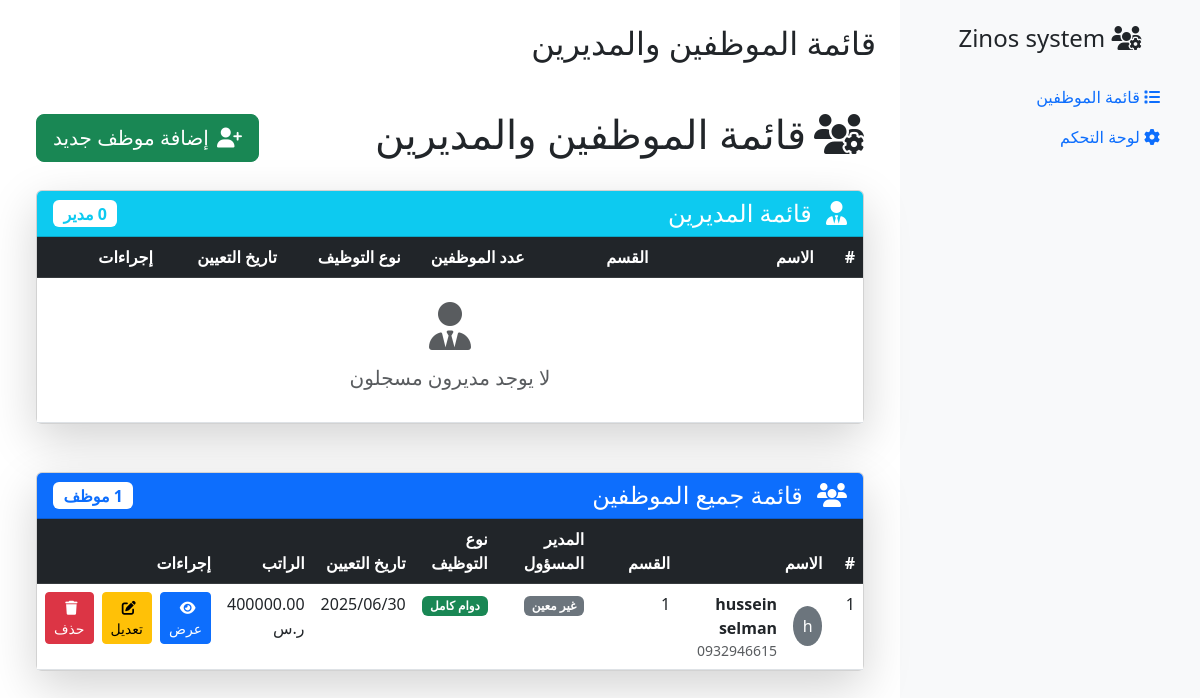
Screenshot of /employees/ (signed in) with the database file from the repository.
### employees/models.py (models this page shows, shortened)
class Employee(models.Model):
    EMPLOYEE_TYPES = [
        ('FT', 'دوام كامل'),
        ('PT', 'دوام جزئي'),
        ('CT', 'عقد'),
    ]
    name = models.CharField(max_length=100, verbose_name="اسم الموظف")
    department = models.ForeignKey(
        Department,
        on_delete=models.SET_NULL,
        null=True,
        blank=True,
        verbose_name="القسم"
    )
    employee_type = models.CharField(
        max_length=2,
        choices=EMPLOYEE_TYPES,
        default='FT',
        verbose_name="نوع التوظيف"
    )
    salary = models.DecimalField(
        max_digits=10,
        decimal_places=2,
        default=0,
        verbose_name="الراتب الأساسي"
    )
    hire_date = models.DateField(
        null=True,
        blank=True,
        verbose_name="تاريخ التعيين"
    )
    phone = models.CharField(
        max_length=20,
        blank=True,
        verbose_name="رقم الهاتف"
    )
    email = models.EmailField(
        blank=True,
        verbose_name="البريد الإلكتروني"
    )
    address = models.TextField(
        blank=True,
        verbose_name="العنوان"
    )
    manager = models.ForeignKey(
        'self',
        on_delete=models.SET_NULL,
        null=True,
        blank=True,
        related_name='subordinates',
        verbose_name="المدير المسؤول"
    )
    class Meta:
        verbose_name = "موظف"
        verbose_name_plural = "الموظفون"

class Department(models.Model):
    name = models.CharField(max_length=100, verbose_name="اسم القسم")
    description = models.TextField(blank=True, verbose_name="وصف القسم")
    class Meta:
        verbose_name = "قسم"
        verbose_name_plural = "الأقسام"

### employees/views.py (the view)
# urls.py: path('', views.employee_list, name='employee_list'),
@login_required
def employee_list(request):
    employees = Employee.objects.all().select_related('department', 'manager')
    managers = Employee.objects.annotate(
        num_subordinates=Count('subordinates')
    ).filter(num_subordinates__gt=0).order_by('name')
    return render(request, 'employees/employee_list.html', {
        'employees': employees,
        'managers': managers,
        'page_title': 'قائمة الموظفين والمديرين'
    })

### templates/employees/employee_list.html (shortened to what this page needs)
{% extends 'employees/base.html' %}
{% load static %}
{% block content %}
<div class="container-fluid py-4">
    <div class="d-flex justify-content-between align-items-center mb-4">
        <h1 class="header"><i class="fas fa-users-cog me-2"></i>{% block header %}قائمة الموظفين والمديرين{% endblock %}</h1>
        <a href="/admin/employees/employee/add/" class="btn btn-success btn-lg">
            <i class="fas fa-user-plus me-2"></i>إضافة موظف جديد
        </a>
    </div>
    <div class="card shadow-lg mb-5">
        <div class="card-header bg-info text-white d-flex justify-content-between align-items-center">
            <h4 class="mb-0"><i class="fas fa-user-tie me-2"></i> قائمة المديرين</h4>
            <span class="badge bg-white text-info fs-6">{{ managers.count }} مدير</span>
        </div>
        <div class="card-body p-0">
            <div class="table-responsive">
                <table class="table table-hover mb-0">
                    <thead class="table-dark">
                        <tr>
                            <th width="5%">#</th>
                            <th width="20%">الاسم</th>
                            <th width="15%">القسم</th>
                            <th width="15%">عدد الموظفين</th>
                            <th width="15%">نوع التوظيف</th>
                            <th width="15%">تاريخ التعيين</th>
                            <th width="15%">إجراءات</th>
                        </tr>
                    </thead>
                    <tbody>
                        {% for manager in managers %}
                        <tr class="manager-highlight">
                            <td>{{ forloop.counter }}</td>
                            <td>
                                <div class="d-flex align-items-center">
                                    <div class="avatar me-3 bg-primary text-white rounded-circle d-flex align-items-center justify-content-center" style="width: 40px; height: 40px;">
                                        {{ manager.name|slice:":1" }}
                                    </div>
                                    <div>
                                        <strong>{{ manager.name }}</strong>
                                        <div class="text-muted small">{{ manager.email|default:"-" }}</div>
                                    </div>
                                </div>
                            </td>
                            <td>
                                <span class="department-badge">{{ manager.department.name|default:"-" }}</span>
                            </td>
                            <td>
                                <span class="badge rounded-pill bg-primary">{{ manager.subordinates.count }}</span>
                            </td>
                            <td>{{ manager.get_employee_type_display }}</td>
                            <td>
                                <span class="date-badge">{{ manager.hire_date|date:"Y/m/d"|default:"-" }}</span>
                            </td>
                            <td>
                                <div class="d-flex">
                                    <a href="{% url 'employee_detail' manager.pk %}" class="btn btn-sm btn-primary me-2 action-btn">
                                        <i class="fas fa-eye me-1"></i> عرض
                                    </a>
                                    <a href="/admin/employees/employee/{{ manager.pk }}/change/" class="btn btn-sm btn-warning action-btn">
                                        <i class="fas fa-edit me-1"></i> تعديل
                                    </a>
                                </div>
                            </td>
                        </tr>
                        {% empty %}
                        <tr>
                            <td colspan="7" class="text-center py-4 empty-list">
                                <i class="fas fa-user-tie fa-3x mb-3 text-muted"></i>
                                <h5 class="text-muted">لا يوجد مديرون مسجلون</h5>
                            </td>
                        </tr>
                        {% endfor %}
                    </tbody>
                </table>
            </div>
        </div>
    </div>
    <div class="card shadow-lg">
        <div class="card-header bg-primary text-white d-flex justify-content-between align-items-center">
            <h4 class="mb-0"><i class="fas fa-users me-2"></i> قائمة جميع الموظفين</h4>
            <span class="badge bg-white text-primary fs-6">{{ employees.count }} موظف</span>
        </div>
        <div class="card-body p-0">
            <div class="table-responsive">
                <table class="table table-hover mb-0">
                    <thead class="table-dark">
                        <tr>
                            <th width="5%">#</th>
                            <th width="15%">الاسم</th>
                            <th width="15%">القسم</th>
                            <th width="15%">المدير المسؤول</th>
                            <th width="10%">نوع التوظيف</th>
                            <th width="10%">تاريخ التعيين</th>
                            <th width="10%">الراتب</th>
                            <th width="20%">إجراءات</th>
                        </tr>
                    </thead>
                    <tbody>
                        {% for employee in employees %}
                        <tr>
                            <td>{{ forloop.counter }}</td>
                            <td>
                                <div class="d-flex align-items-center">
                                    <div class="avatar me-3 bg-secondary text-white rounded-circle d-flex align-items-center justify-content-center" style="width: 40px; height: 40px;">
                                        {{ employee.name|slice:":1" }}
                                    </div>
                                    <div>
                                        <strong>{{ employee.name }}</strong>
                                        <div class="text-muted small">{{ employee.phone|default:"-" }}</div>
                                    </div>
                                </div>
                            </td>
                            <td>
                                <span class="department-badge">{{ employee.department.name|default:"-" }}</span>
                            </td>
                            <td>
                                {% if employee.manager %}
                                <a href="{% url 'employee_detail' employee.manager.pk %}" class="badge bg-info text-decoration-none">
                                    <i class="fas fa-user-tie me-1"></i>{{ employee.manager.name }}
                                </a>
                                {% else %}
                                <span class="badge bg-secondary">غير معين</span>
                                {% endif %}
                            </td>
                            <td>
                                <span class="badge
                                    {% if employee.employee_type == 'FT' %}bg-success
                                    {% elif employee.employee_type == 'PT' %}bg-warning text-dark
                                    {% else %}bg-dark{% endif %}">
                                    {{ employee.get_employee_type_display }}
                                </span>
                            </td>
                            <td>
                                <span class="date-badge">{{ employee.hire_date|date:"Y/m/d"|default:"-" }}</span>
                            </td>
                            <td>
                                <span class="salary-badge">{{ employee.salary }} ر.س</span>
                            </td>
                            <td>
                                <div class="d-flex">
                                    <a href="{% url 'employee_detail' employee.pk %}" class="btn btn-sm btn-primary me-2 action-btn">
                                        <i class="fas fa-eye me-1"></i> عرض
                                    </a>
                                    <a href="/admin/employees/employee/{{ employee.pk }}/change/" class="btn btn-sm btn-warning me-2 action-btn">
                                        <i class="fas fa-edit me-1"></i> تعديل
                                    </a>
                                    <a href="/admin/employees/employee/{{ employee.pk }}/delete/" class="btn btn-sm btn-danger action-btn">
                                        <i class="fas fa-trash me-1"></i> حذف
                                    </a>
                                </div>
                            </td>
                        </tr>
                        {% endfor %}
                    </tbody>
                </table>
            </div>
        </div>
    </div>
</div>
{% endblock %}

### rows the page displays
Employee: name "h", name "hussein selman", phone "0932946615", department.name "1", shows "غير معين", employee_type "دوام كامل", hire_date "2025/06/30", salary "400000.00"
